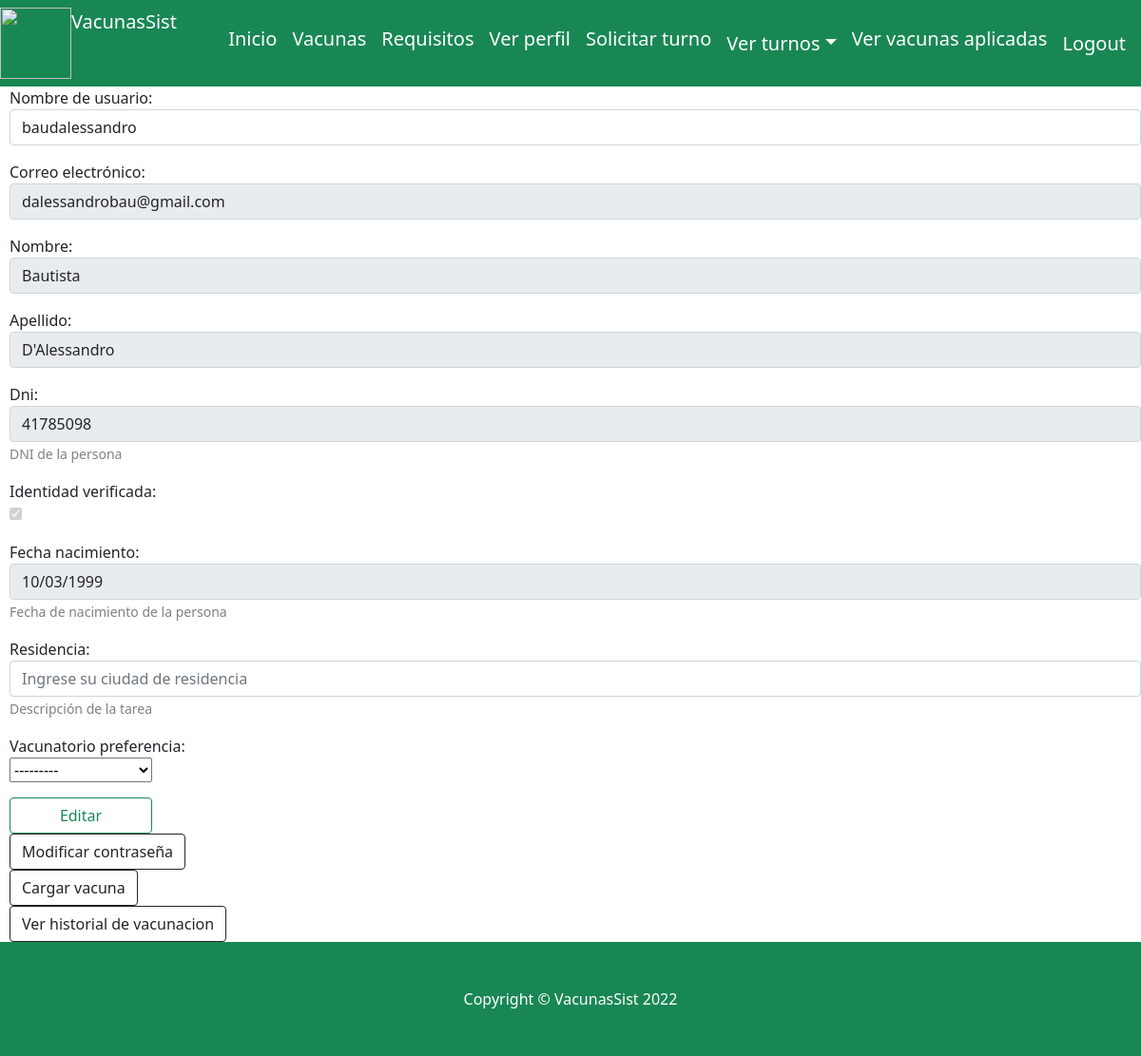
Page /verPerfil (signed in) on the earlier database version.
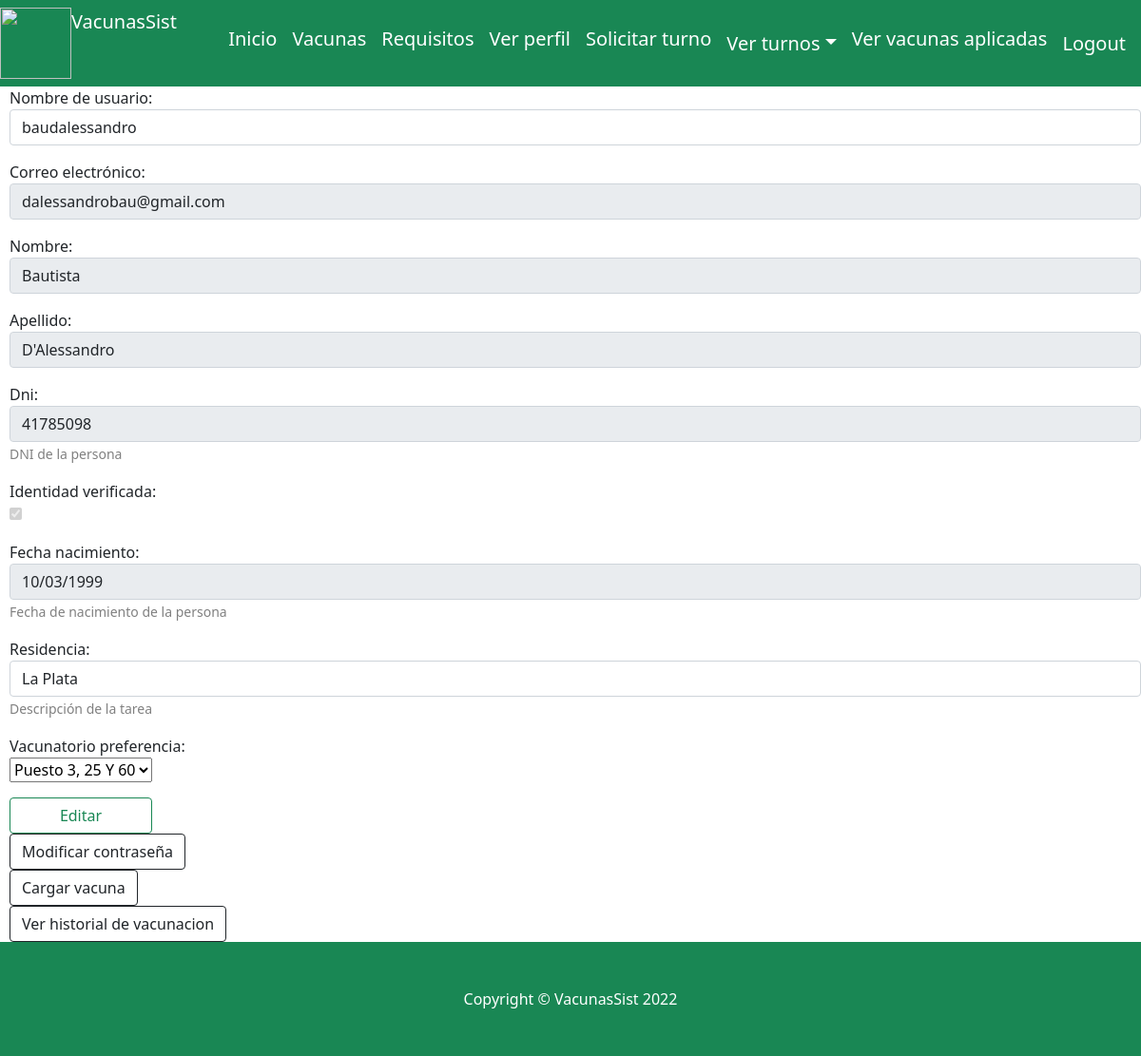
Same page on the later database version.
### website/models.py (models this page shows)
class Usuario(AbstractBaseUser):
    username =models.CharField('Nombre de usuario', unique=True, max_length=100)
    email = models.EmailField('Correo electrónico', max_length=254, unique=True)
    nombre = models.CharField('Nombre', max_length=254)
    apellido = models.CharField('apellido', max_length=254)
    dni=models.IntegerField(help_text="DNI de la persona", unique=True)
    fecha_nacimiento= models.DateField(help_text="Fecha de nacimiento de la persona")
    residencia = models.TextField(help_text="Descripción de la tarea", null=True)
    vacunatorio_preferencia =models.ForeignKey(Vacunatorio, on_delete=models.CASCADE,null=True)
    fecha_creacion = models.DateTimeField(auto_now_add=True)
    identidad_verificada=models.BooleanField(default=False)
    es_vacunador = models.BooleanField(default=False)
    es_administrador = models.BooleanField(default=False)
    telefono = models.IntegerField(blank=True, null=True)
    direccion = models.CharField(max_length=15, null=True)
    objects= UsuarioManager()
    USERNAME_FIELD = 'username'
    REQUIRED_FIELDS = ['email','nombre', 'apellido','dni', 'fecha_nacimiento']

### website/views.py (the view)
# urls.py: path('verPerfil', views.verPerfil, name="verPerfil"),
def verPerfil(request):
    id_usuario=request.user.id
    try:
        usuario= Usuario.objects.get(id=id_usuario)
        if request.method=="POST":
            print('es un poist  ')
            verificado=False
            print(usuario.identidad_verificada)
            if(usuario.identidad_verificada==True):
                        print('entre312321')
                        verificado=True
                        print(verificado)
            if(usuario.es_vacunador==True):
                usuario_form =UpdateVacunadorAdministradorForm(request.POST, instance = usuario)
            else:
                usuario_form =UpdateUsuarioForm(request.POST, instance = usuario)
                print('no es vacunador)')
            if usuario_form.is_valid():
                print('antes de guardar datos1')
                try:
                    print('antes de guardar datos')
                    print(usuario_form.fields['identidad_verificada'])
                    usuario_form.save()
                    print(verificado)
                    if(verificado):
                        usuario.identidad_verificada=True
                        usuario.save()
                    print('en guardar datos')
                    messages.success(request, 'Perfil actualizado correctamente')
                    return redirect('index')
                except Exception as e:
                    print('esta excepcion correct')
                    print(e)
                    messages.error(request, 'Su perfil no se ha actualizado.')
                    return render(request, 'website/index.html')
            else:
                messages.error(request,'El nombre de usuario debe ser único, por favor ingrese otro.')
                return render(request, 'website/index.html')
        else:
            id_usuario=request.user.id
            mismoUsuario= (id_usuario == usuario.id)
            print("1")
            if(usuario.es_vacunador==True or usuario.es_administrador==True):
                usuario_form=UpdateVacunadorAdministradorForm(instance = usuario)
                if(usuario.es_administrador==True):
                    print("administrador")
                    usuario_form=usuario_form.deshabilitarCamposAdministrador()
                else:
                    print("vacunador")
                    usuario_form=usuario_form.deshabilitarCampos()
                return render(request, "website/ver_perfil_vacunador.html",{ 'usuario_form':usuario_form, 'id_usuario':id_usuario,'mismoUsuario':mismoUsuario, 'busqueda': False})
            else:
                usuario_form=UpdateUsuarioForm(instance = usuario)
                usuario_form=usuario_form.deshabilitarCampos(usuario.identidad_verificada)
        return render(request, "website/verPerfil.html",{ 'usuario_form':usuario_form, 'id_usuario':id_usuario, 'mismoUsuario':mismoUsuario})
    except Exception as e:
            print(repr(e))

### website/forms.py (called while the page is built)
    def deshabilitarCampos(self, identidad):
        if identidad:
            print(' if verificado')
            self.fields['identidad_verificada'].widget.attrs.update({'disabled': True})
            self.fields['dni'].widget.attrs.update({'readonly': True})
            self.fields['email'].widget.attrs.update({'readonly': True})
            self.fields['fecha_nacimiento'].widget.attrs.update({'readonly': True})
            self.fields['nombre'].widget.attrs.update({'readonly': True})
            self.fields['apellido'].widget.attrs.update({'readonly': True})
        return self

### website/models.py (called while the page is built)
    def __str__(self):
           return self.nombre + self.ubicacion

### website/templates/website/verPerfil.html (shortened to what this page needs)
{% extends "website/layout.html" %}
{% block body %}
<div style="margin-left: 10px; ">
    <form method="post">
        <div class="form-group">
          {% for campo in usuario_form %}
            <p>
              {{ campo.label_tag }}<br>
              {{ campo }}
              {% if campo.help_text %}
                <small style="color: grey">{{ campo.help_text }}</small>
              {% endif %}
            </p>
          {% endfor %}
          {% if not request.user.es_vacunador %}
            {% if not request.user.es_administrador %}
                <input  class="btn btn-outline-success"  type="submit" value="Editar" style="width: 150px;">
                <div class="nav-item"><a class="btn btn-outline-dark mt-auto" href="{% url 'modificar_password' %}">Modificar contraseña</a></div>
                <div class="nav-item"><a class="btn btn-outline-dark mt-auto" href="{% url 'cargar_vacuna' %}">Cargar vacuna</a></div>
              </div>
              {%else%}
            <div class="nav-item"><a class="btn btn-outline-dark mt-auto" href="{% url 'añadir_rol_vacunador' id_usuario %}">Marcar como vacunador</a></div>
            {% endif%}
          {% endif%}
          <div class="nav-item"><a class="btn btn-outline-dark mt-auto" href="{% url 'ver_historial_vacunacion' id_usuario %}">Ver historial de vacunacion</a></div>
        </div>
{% endblock %}

Differences in the rows shown:
changed Usuario "baudalessandro": residencia (not shown) → "La Plata"; vacunatorio_preferencia "---------" → "Puesto 3, 25 Y 60"
